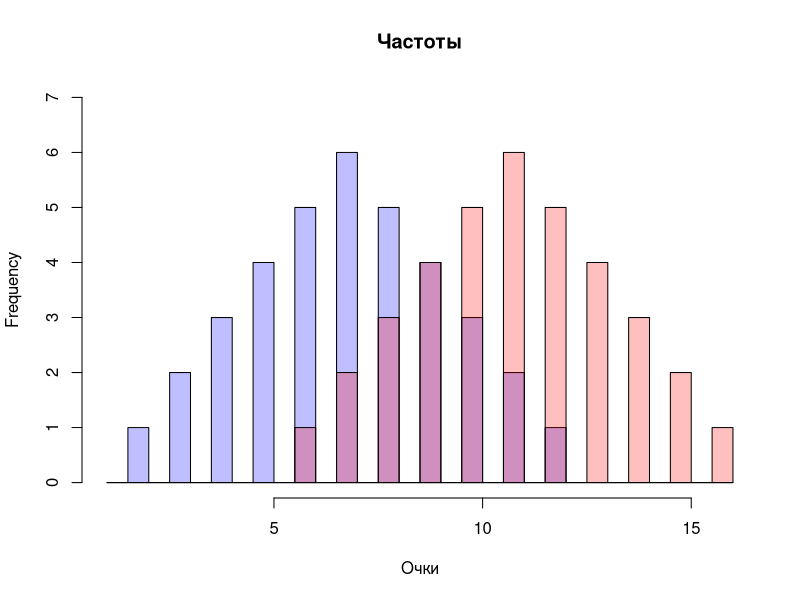

Source code (R):
trDice = c(2,3,3,4,4,4,5,5,5,5,6,6,6,6,6,7,7,7,7,7,7,8,8,8,8,8,9,9,9,9,10,10,10,11,11,12) 
# auDice = rep(trDice + 4, 3) 
auDice = trDice + 4

breaks = c(2:32)/2

png(filename="DiceProbas1.png")
  hist(trDice, col=rgb(0,0,1,1/4), freq=T, xlim=c(1, 16), ylim=c(0, 7), breaks=breaks, main="Частоты", xlab="Очки")
  hist(auDice, col=rgb(1,0,0, 1/4), freq=T, xlim=c(1, 16), add=T, breaks=breaks) 
dev.off()

